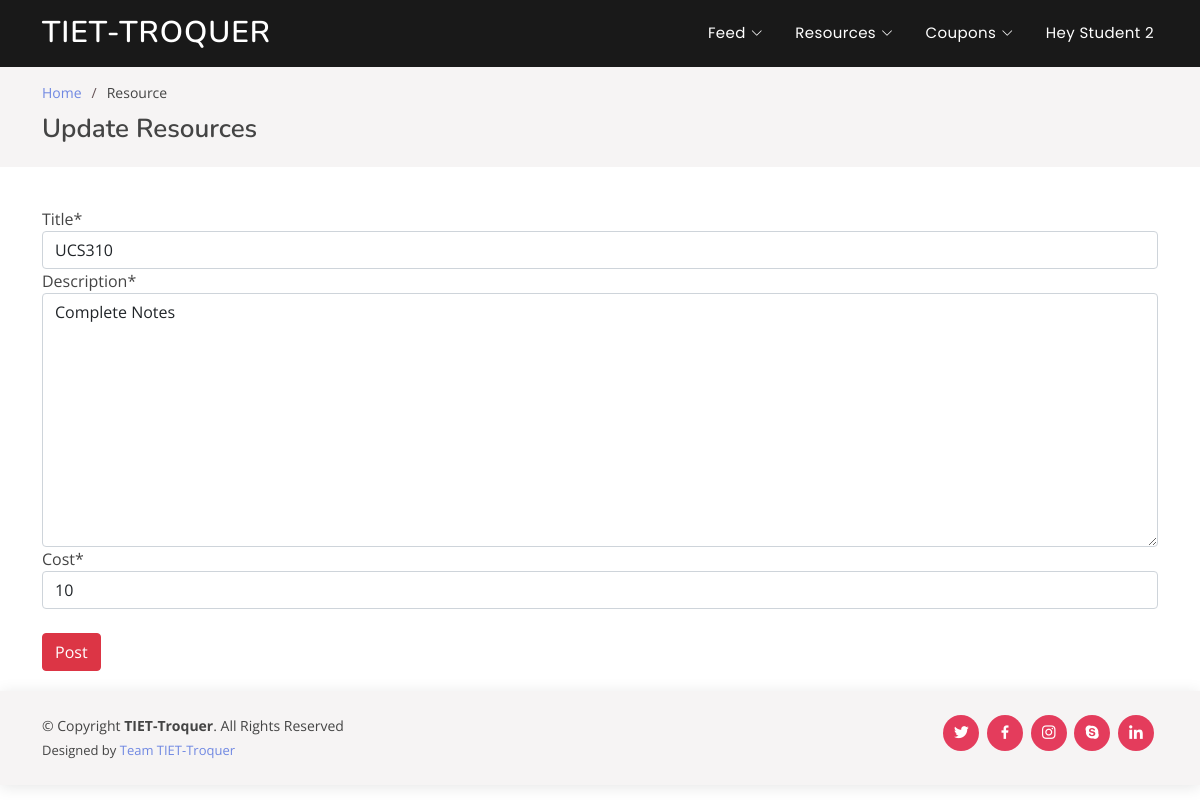
The page /update/resource/1/ (signed in) on the database its author committed.
### user/models.py (models this page shows, shortened)
class User(AbstractUser):
	username			= None
	email 				= models.EmailField(verbose_name='Email Address', unique=True)
	name 				= models.CharField(max_length=50)
	contact_no 			= PhoneNumberField(blank=False, null=False, help_text='Add country code before the contact no.')
	coins				= models.IntegerField(default=50)
	ratings				= models.IntegerField(default=0)
	is_student			= models.BooleanField(default=False)
	is_company 			= models.BooleanField(default=False)
	USERNAME_FIELD 		= 'email'
	user_permissions 	= None
	groups 				= None
	REQUIRED_FIELDS 	= []
	objects = CustomUserManager()

### resources/models.py (models this page shows, shortened)
class Resource(models.Model):
    pdf_file                    = models.FileField(default='', upload_to='resources/',
                                validators=[FileExtensionValidator(allowed_extensions=['pdf'])])
    preview                     = models.FileField(default='', upload_to='preview/', validators=[FileExtensionValidator(allowed_extensions=['pdf'])])
    owner                       = models.ForeignKey(User, null = True, limit_choices_to={'is_student': True}, on_delete=models.CASCADE)
    cost                        = models.IntegerField(default=0)
    buyer                       = models.ManyToManyField(User, limit_choices_to={'is_student': True}, related_name='bought_resources')
    liked_by                    = models.ManyToManyField(User, limit_choices_to={'is_student': True}, related_name='liked_resources')
    title                       = models.CharField(default=0, max_length=100)
    description                 = models.TextField(default='')
    subject                     = models.ForeignKey(Subject, on_delete=models.CASCADE)

### resources/views.py (the view)
# urls.py: path('update/resource/<int:pk>/', update_resource, name='update_resource'),
@login_required
def update_resource(request, pk):
    resource = Resource.objects.get(id=pk)
    if(Resource.objects.get(id=pk).owner == request.user):
        if(request.method == 'POST'):
            form = UpdateResourceForm(request.POST, instance = resource)
            if form.is_valid():
                form.save()
                return redirect('my_posted_resources')
        form = UpdateResourceForm(instance = resource)
        context = {
            'form' : form,
        }
    else:
        return redirect('all-resources')
    return render(request, 'resources/resource_update.html', context)

### resources/forms.py
class UpdateResourceForm(forms.ModelForm):
	class Meta:
		model = Resource
		fields = ['title', 'description', 'cost']

### resources/templates/resources/resource_update.html (shortened to what this page needs)
{% extends "home/base.html" %}
{% load static %}
{% load crispy_forms_tags %}
{% block body %}
  <main id="main">
    <section id="breadcrumbs" class="breadcrumbs">
      <div class="container">
        <ol>
          <li><a href="/">Home</a></li>
          <li>Resource</li>
        </ol>
        <h2>Update Resources</h2>
      </div>
    </section>
    <section id="blog" class="blog">
      <div class="container" data-aos="fade-up">
        <div class="row">
          <div class="col-lg-12 mt-5 mt-lg-0">
            <form method="POST" enctype='multipart/form-data'>
                {{ form|crispy }}
                <br>
                <input type="submit" class="btn btn-danger" value="Post">
            </form>
          </div>
  </main>
{% endblock body %}

### home/templates/home/base.html (shortened to what this page needs)
{% load static %}
<!DOCTYPE html>
<html lang="en">
<head>
  <link href="{%static 'home/assets/vendor/bootstrap/css/bootstrap.min.css'%}" rel="stylesheet">
  <link href="{%static 'home/assets/vendor/bootstrap-icons/bootstrap-icons.css'%}" rel="stylesheet">
  <link href="{%static 'home/assets/vendor/boxicons/css/boxicons.min.css'%}" rel="stylesheet">
  <link href="{%static 'home/assets/vendor/glightbox/css/glightbox.min.css'%}" rel="stylesheet">
  <link href="{%static 'home/assets/vendor/remixicon/remixicon.css'%}" rel="stylesheet">
  <link href="{%static 'home/assets/vendor/swiper/swiper-bundle.min.css'%}" rel="stylesheet">
  <link href="{%static 'home/assets/css/style.css'%}" rel="stylesheet">
</head>
<body>
  <header id="header" class="fixed-top header-inner-pages">
    <div class="container d-flex align-items-center justify-content-between">
      <h1 class="logo"><a href="{% url 'my_posted_resources' %}">TIET-Troquer</a></h1>
      <nav id="navbar" class="navbar">
        <ul>
          <li class="dropdown"><a href="{% url 'feeds' %}"><span>Feed</span> <i class="bi bi-chevron-down"></i></a>
          </li>
          <li class="dropdown"><a href="{% url 'all-resources' %}"><span>Resources</span> <i class="bi bi-chevron-down"></i></a>
          </li>
          <li class="dropdown"><a href="{% url 'available' %}"><span>Coupons</span> <i class="bi bi-chevron-down"></i></a>
          </li>
          {% if user.is_authenticated %}
          <li class="dropdown" ><a href="#">Hey {{ user.name }}</a>
          </li>
          {% else %}
          <li><a class="nav-link scrollto" href="{% url 'login' %}">Login/Signup</a></li>
          {% endif %}
        </ul>
      </nav>
    </div>
  </header>
{% block body %}{% endblock body %}
  <footer id="footer">
    <div class="container d-md-flex py-4">
      <div class="me-md-auto text-center text-md-start">
        <div class="copyright">
          &copy; Copyright <strong><span>TIET-Troquer</span></strong>. All Rights Reserved
        </div>
        <div class="credits">
          Designed by <a href="#">Team TIET-Troquer</a>
        </div>
      </div>
      <div class="social-links text-center text-md-right pt-3 pt-md-0">
        <a href="#" class="twitter"><i class="bx bxl-twitter"></i></a>
        <a href="#" class="facebook"><i class="bx bxl-facebook"></i></a>
        <a href="#" class="instagram"><i class="bx bxl-instagram"></i></a>
        <a href="#" class="google-plus"><i class="bx bxl-skype"></i></a>
        <a href="#" class="linkedin"><i class="bx bxl-linkedin"></i></a>
      </div>
    </div>
  </footer>
</body>
</html>

### home/static/home/assets/css/style.css (style rules this page uses)
body { font-family: "Open Sans", sans-serif; color: #444444; }
a { color: #7088e2; text-decoration: none; }
h1, h2, h3, h4, h5, h6 { font-family: "Nunito", sans-serif; }
#header { transition: all 0.5s; z-index: 997; padding: 20px 0; }
#header .logo { font-size: 30px; margin: 0; padding: 0; line-height: 1; font-weight: 600; letter-spacing: 1px; text-transform: uppercase; }
#header .logo a { color: #fff; }
#header.header-scrolled, #header.header-inner-pages { background: rgba(0, 0, 0, 0.9); padding: 12px 0; }
.navbar { padding: 0; }
.navbar ul { margin: 0; padding: 0; display: flex; list-style: none; align-items: center; }
.navbar li { position: relative; }
.navbar > ul > li { white-space: nowrap; padding: 10px 0 10px 24px; }
.navbar a { display: flex; align-items: center; justify-content: space-between; font-family: "Poppins", sans-serif; color: #fff; font-size: 15px; padding: 0 4px; white-space: nowrap; transition: 0.3s; letter-spacing: 0.4px; position: relative; }
.navbar a i { font-size: 12px; line-height: 0; margin-left: 5px; }
.navbar > ul > li > a:before { content: ""; position: absolute; width: 100%; height: 2px; bottom: -6px; left: 0; background-color: #e43c5c; visibility: hidden; transform: scaleX(0); transition: all 0.3s ease-in-out 0s; }
section { padding: 60px 0; overflow: hidden; }
.breadcrumbs { padding: 15px 0; background: #f6f4f4; margin-top: 67px; }
.breadcrumbs h2 { font-size: 26px; font-weight: 600; }
.breadcrumbs ol { display: flex; flex-wrap: wrap; list-style: none; padding: 0 0 10px 0; margin: 0; font-size: 14px; }
.breadcrumbs ol li + li { padding-left: 10px; }
.breadcrumbs ol li + li::before { display: inline-block; padding-right: 10px; color: #655356; content: "/"; }
.blog { padding: 40px 0 20px 0; }
#footer { color: #444444; font-size: 14px; background: #f6f4f4; box-shadow: 0px 2px 15px rgba(0, 0, 0, 0.1); }
#footer .credits { padding-top: 5px; font-size: 13px; color: #444444; }
#footer .social-links a { font-size: 18px; display: inline-block; background: #e43c5c; color: #fff; line-height: 1; padding: 8px 0; margin-right: 4px; border-radius: 50%; text-align: center; width: 36px; height: 36px; transition: 0.3s; }

### rows shown on the page
User: name "Student 2"
Resource: title "UCS310", description "Complete Notes", cost "10"
